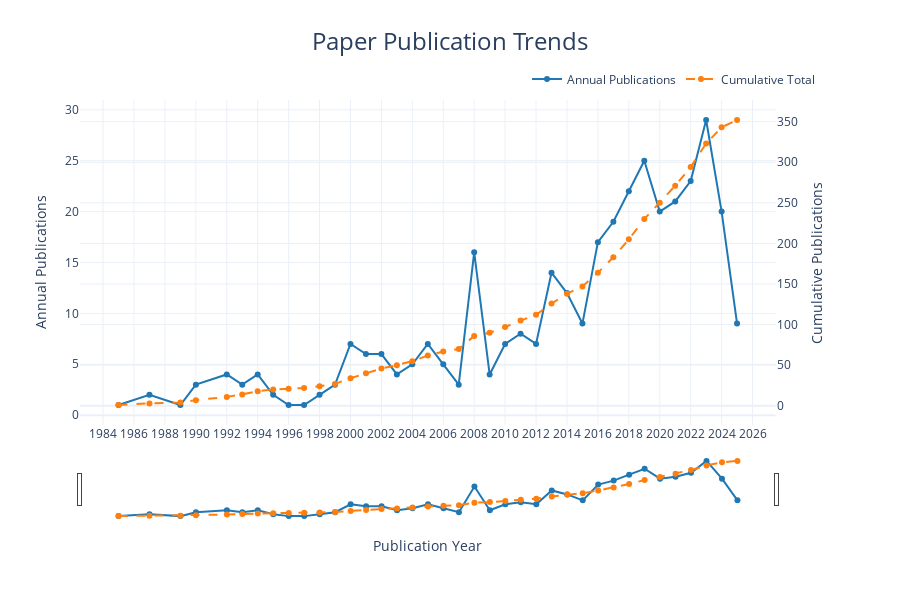

This figure's notebook cell:
### Code cell
fig, trend_data = visualize_filing_trends(sem_df)
fig.show()

### Figure 1 — Plotly figure (JSON) as saved in the notebook; plotly's stock layout.template omitted (floating-point values rounded to 4 significant figures)
{"data": [{"hovertemplate": "Year: %{x}<br>Annual: %{y}<extra></extra>", "line": {"color": "#1f77b4", "width": 2}, "mode": "lines+markers", "name": "Annual Publications", "type": "scatter", "x": [1985.0, 1987.0, 1989.0, 1990.0, 1992.0, 1993.0, 1994.0, 1995.0, 1996.0, 1997.0, 1998.0, 1999.0, 2000.0, 2001.0, 2002.0, 2003.0, 2004.0, 2005.0, 2006.0, 2007.0, 2008.0, 2009.0, 2010.0, 2011.0, 2012.0, 2013.0, 2014.0, 2015.0, 2016.0, 2017.0, 2018.0, 2019.0, 2020.0, 2021.0, 2022.0, 2023.0, 2024.0, 2025.0], "xaxis": "x", "y": [1, 2, 1, 3, 4, 3, 4, 2, 1, 1, 2, 3, 7, 6, 6, 4, 5, 7, 5, 3, 16, 4, 7, 8, 7, 14, 12, 9, 17, 19, 22, 25, 20, 21, 23, 29, 20, 9], "yaxis": "y"}, {"hovertemplate": "Year: %{x}<br>Cumulative: %{y}<extra></extra>", "line": {"color": "#ff7f0e", "dash": "dash", "width": 2}, "mode": "lines+markers", "name": "Cumulative Total", "type": "scatter", "x": [1985.0, 1987.0, 1989.0, 1990.0, 1992.0, 1993.0, 1994.0, 1995.0, 1996.0, 1997.0, 1998.0, 1999.0, 2000.0, 2001.0, 2002.0, 2003.0, 2004.0, 2005.0, 2006.0, 2007.0, 2008.0, 2009.0, 2010.0, 2011.0, 2012.0, 2013.0, 2014.0, 2015.0, 2016.0, 2017.0, 2018.0, 2019.0, 2020.0, 2021.0, 2022.0, 2023.0, 2024.0, 2025.0], "xaxis": "x", "y": [1, 3, 4, 7, 11, 14, 18, 20, 21, 22, 24, 27, 34, 40, 46, 50, 55, 62, 67, 70, 86, 90, 97, 105, 112, 126, 138, 147, 164, 183, 205, 230, 250, 271, 294, 323, 343, 352], "yaxis": "y2"}], "layout": {"height": 600, "hovermode": "x unified", "legend": {"orientation": "h", "x": 1, "xanchor": "right", "y": 1.02, "yanchor": "bottom"}, "margin": {"t": 100}, "title": {"font": {"size": 24}, "text": "Paper Publication Trends", "x": 0.5}, "xaxis": {"anchor": "y", "domain": [0, 0.94], "dtick": 2, "rangeselector": {"buttons": [{"count": 5, "label": "5y", "step": "year", "stepmode": "backward"}, {"count": 10, "label": "10y", "step": "year", "stepmode": "backward"}, {"step": "all"}]}, "rangeslider": {"visible": true}, "title": {"text": "Publication Year"}}, "yaxis": {"anchor": "x", "domain": [0, 1], "title": {"text": "Annual Publications"}}, "yaxis2": {"anchor": "x", "overlaying": "y", "side": "right", "title": {"text": "Cumulative Publications"}}}}
